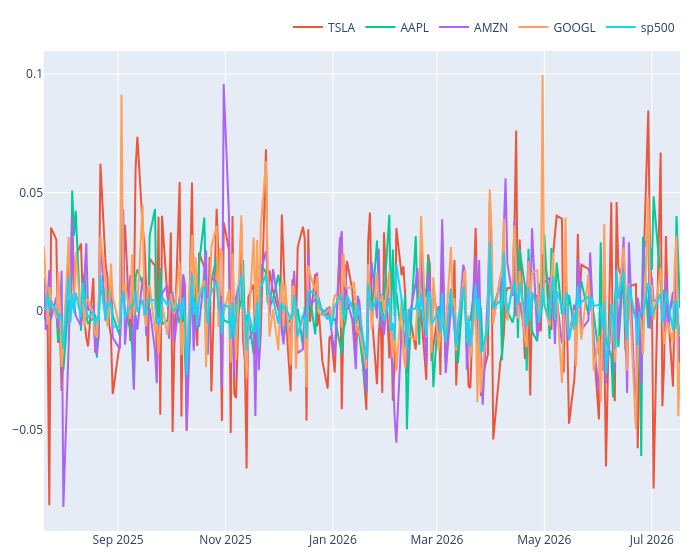

The cell this chart's notebook holds for it:
### Code cell
daily_returns  = daily_return(normalized_df)
interactive_plot(daily_returns)

### Figure 1 — Plotly figure (JSON) as saved in the notebook; plotly's stock layout.template omitted (floating-point values rounded to 4 significant figures; data arrays with more than 128 entries replaced by an {"elided": "..."} marker saying what was removed)
{"data": [{"hovertemplate": "<extra></extra>", "legendgroup": "", "line": {"color": "#636efa", "dash": "solid"}, "marker": {"symbol": "circle"}, "mode": "lines", "name": "", "orientation": "v", "showlegend": false, "type": "scatter", "xaxis": "x", "yaxis": "y"}, {"name": "TSLA", "type": "scatter", "x": {"elided": "250 str values"}, "y": {"elided": "250 float values"}}, {"name": "AAPL", "type": "scatter", "x": {"elided": "250 str values"}, "y": {"elided": "250 float values"}}, {"name": "AMZN", "type": "scatter", "x": {"elided": "250 str values"}, "y": {"elided": "250 float values"}}, {"name": "GOOGL", "type": "scatter", "x": {"elided": "250 str values"}, "y": {"elided": "250 float values"}}, {"name": "sp500", "type": "scatter", "x": {"elided": "250 str values"}, "y": {"elided": "250 float values"}}], "layout": {"legend": {"orientation": "h", "tracegroupgap": 0, "x": 1, "xanchor": "right", "y": 1.02, "yanchor": "bottom"}, "margin": {"b": 20, "l": 20, "r": 20, "t": 50}, "width": 700, "xaxis": {"anchor": "y", "domain": [0, 1]}, "yaxis": {"anchor": "x", "domain": [0, 1]}}}
